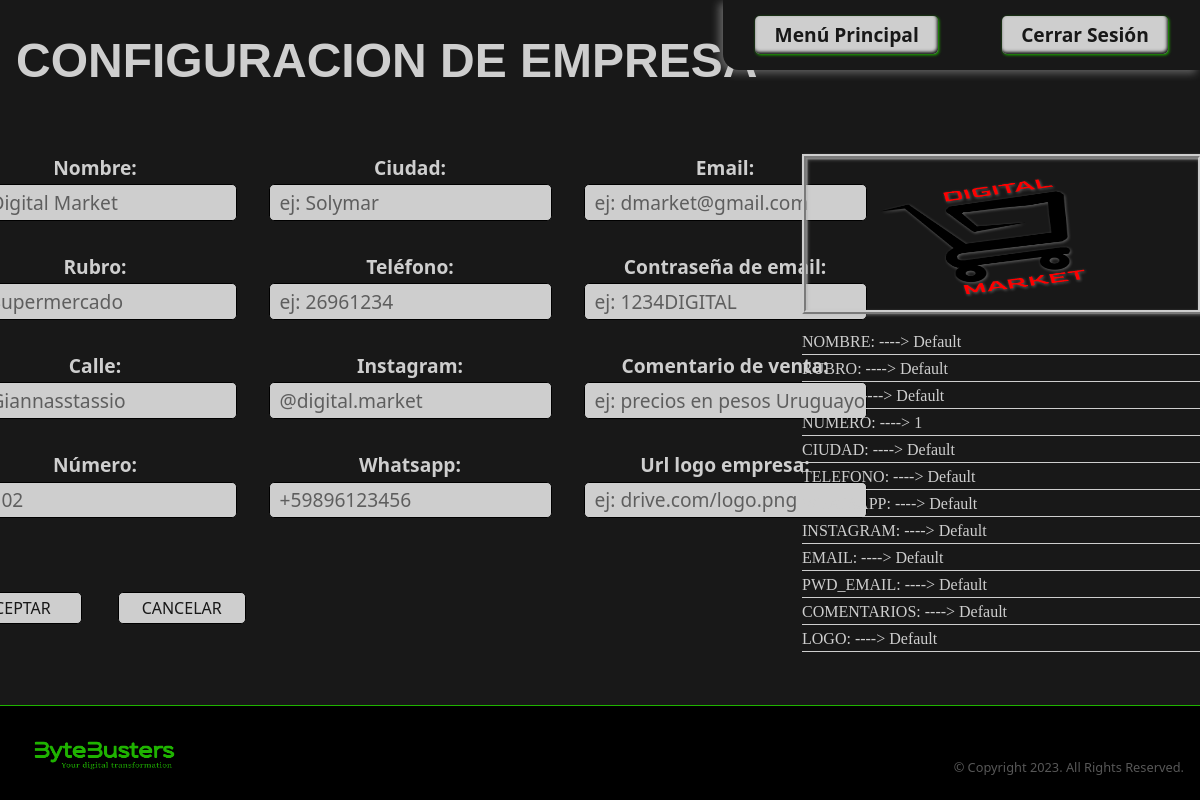
/pages/config-empresa.php, run on the app's committed database.
### tables this page shows
CREATE TABLE IF NOT EXISTS `EMPRESA`(
  `logo` varchar(255) NOT NULL,
  `rubro` varchar(45) NOT NULL,
  `nombre` varchar(45) NOT NULL,
  `calle` varchar(45) NOT NULL,
  `numero` int(11) NOT NULL,
  `ciudad` varchar(45) NOT NULL,
  `telefono` varchar(45) NOT NULL,
  `instagram` varchar(255) NOT NULL,
  `whatsapp` varchar(255) NOT NULL,
  `email` varchar(45) NOT NULL,
  `pwd_email` varchar(255) NOT NULL,
  `comentarios` varchar(255) NOT NULL,
  `usuario_ci` varchar(8) ,
  `fecha` TIMESTAMP ON UPDATE CURRENT_TIMESTAMP NOT NULL,  
  PRIMARY KEY(`nombre`),
  FOREIGN KEY(`usuario_ci`)
 REFERENCES `USUARIOS`(`ci`) 
  
);

### src/repository/config.repository.php (called while the page is built, shortened)
<?php
function findAllDataEmpresa(): array
{
    require realpath(dirname(__FILE__)) . "/../db/conexion.php";
    try {
        $statement = $con->prepare("SELECT nombre,rubro,calle,numero,ciudad,telefono,whatsapp,instagram,email,pwd_email,comentarios,logo FROM EMPRESA");
        $statement->execute();
        $reg = $statement->fetch(PDO::FETCH_ASSOC);
        return $reg ? $reg : [];
    } catch (Exception $e) {
        die("ERROR SQL in findAllDataEmpresa(): " . $e->getMessage());
    }
}

### src/modules/settings/config.php (the view, shortened to what this page needs)
<?php
require realpath(dirname(__FILE__)) . '/../../repository/config.repository.php';
function getLabelsEmpresaHTML(): string
{
    $dataEmpresa = getDataEmpresa();
    $labelsEmpresa = '';
    $processedKeys = [];
    foreach ($dataEmpresa as $key => $data) {
        $labelsEmpresa .= '<label class="data-label">' . strtoupper($key) . ': ----> ' . $data . '</label>';
    }
    return $labelsEmpresa;
}
function getDataEmpresa(): array
{
    require realpath(dirname(__FILE__)) . '/../../utils/messages/msg.php';
    $dataEmpresa = findAllDataEmpresa();
    return $dataEmpresa ? $dataEmpresa : die("Error: " . $error_messages['!data_empresa']);
}

### pages/config-empresa.php (shortened to what this page needs)
<!DOCTYPE html>
<html lang="es">
<head>
    <link rel="stylesheet" href="../styles/normalize.css">
    <link rel="stylesheet" href="https://cdnjs.cloudflare.com/ajax/libs/font-awesome/6.4.0/css/all.min.css">
    <link href="https://cdn.jsdelivr.net/npm/bootstrap@5.3.0/dist/css/bootstrap.min.css" rel="stylesheet">
    <link rel="stylesheet" href="../styles/style.css">
</head>
<body>
    <div>
        <div class="link-options-div">
            <?php
            require "./components/options.php";
            echo $options;
            ?>
        </div>
        <h1>CONFIGURACION DE EMPRESA</h1>
    </div>
    <div class="container frame">
        <div class="row">
            <div class="col-xl-8 center">
                <form class="form-emp" action="../src/modules/settings/config.php" method="post">
                    <div>
                        <label>Nombre:<input type="text" name="nombre" placeholder="ej: Digital Market" autocomplete="off"></label>
                        <label>Rubro:<input type="text" name="rubro" placeholder="ej: Supermercado" autocomplete="off"></label>
                        <label>Calle:<input type="text" name="calle" placeholder="ej: Giannasstassio" autocomplete="off"></label>
                        <label>Número:<input type="number" name="numero" placeholder="ej: 102" autocomplete="off"></label>
                    </div>
                    <div>
                        <label>Ciudad:<input type="text" name="ciudad" placeholder="ej: Solymar" autocomplete="off"></label>
                        <label>Teléfono:<input type="text" name="telefono" placeholder="ej: 26961234" autocomplete="off"></label>
                        <label>Instagram:<input type="text" name="instagram" placeholder="@digital.market" autocomplete="off"></label>
                        <label>Whatsapp:<input type="text" name="whatsapp" placeholder="+59896123456" autocomplete="off"></label>
                    </div>
                    <div>
                        <label>Email:<input type="emial" name="email" placeholder="ej: dmarket@gmail.com" autocomplete="off"></label>
                        <label>Contraseña de email:<input type="text" name="pwd_email" placeholder="ej: 1234DIGITAL" autocomplete="off"></label>
                        <label>Comentario de venta:<input type="text" name="comentario" placeholder="ej: precios en pesos Uruguayos" autocomplete="off"></label>
                        <label>Url logo empresa:<input type="text" name="logo" placeholder="ej: drive.com/logo.png" autocomplete="off"></label>
                    </div>
                    <div class="buttons absolute bottom-10">
                        <button class="btn-emp" type="submit">ACEPTAR</button>
                        <button class="btn-emp" type="reset">CANCELAR</button>
                    </div>
                </form>
            </div>
            <div class="col-xl-4">
                <div class="data-emp">
                    <img src="../assets/logo-empresa.png" alt="Logo de empresa" class="img-empresa">
                    <?php
                    require "../src/modules/settings/config.php";
                    echo getLabelsEmpresaHTML();
                    ?>
                </div>
            </div>
            <div>
                <footer>
                    <?php
                    require "./components/footer.php";
                    echo $footer;
                    ?>
                </footer>
            </div>
</body>
</html>

### pages/components/options.php
<?php
$options = "<a class='link-options' href='./menu.php'>Menú Principal</a>";
$options .= "<a class='link-options' href=./login.php> Cerrar Sesión</a>";

### pages/components/footer.php
<?php
$footer = '<img src="../assets/logo-bytebusters.png" alt="Logotipo de ByteBusters">';
$footer .= '<p class="copyright">&copy; Copyright 2023. All Rights Reserved.</p>';

### styles/style.css (style rules this page uses)
:root { --bytebusters-color: #1fb300; --color-1: #181818; --color-2: #5a5a5a3b; --color-3: #cecece; --color-4: #000000; --color-5: #b8b8b878; --error-color: #e01818; --transparent-color: #00000000; --primary-background-color: var(--color-1); --secondary-background-color: var(--color-2); --background-color-light: var(--color-3); --footer-background-color: var(--color-4); --pressed-button: var(--color-2); --primary-text-color: var(--color-1); --secondary-text-color: var(--color-5); --text-button-color: var(--color-1); --light-text-color: var(--color-3); --primary-border-color: var(--bytebusters-color); --secondary-border-color: var(--color-3); --font-family-h1: Verdana, Geneva, Tahoma, sans-serif; --primary-font-family: 'Lucida Sans', 'Lucida Sans Regular', 'Lucida Grande', 'Lucida Sans Unicode', Geneva, Verdana, sans-serif; }
h1 { display: inline-flex; color: var(--light-text-color); margin: 2rem 1rem 0 1rem; font-size: 3rem; font-family: var(--font-family-h1); font-weight: bolder; text-align: center; padding-top: 3rem; }
html { position: relative; min-height: 100vh; }
body { background: var(--primary-background-color); }
input { height: 2.3rem; outline: none; text-indent: .5rem; border-radius: .3rem; border: 1px solid var(--color-4); background-color: var(--background-color-light); }
a { text-decoration: none; }
.frame { margin: 3rem auto 2rem auto; }
.link-options { position: relative; display: inline-block; margin: 1rem 2rem; color: var(--primary-text-color); border-radius: .3rem; background-color: var(--background-color-light); box-shadow: inset -1px -2px .2rem ; filter: drop-shadow(1px 1px .1rem var(--bytebusters-color)); font-weight: 600; font-size: 1.2rem; padding: .3rem 1.2rem; }
.link-options-div { position: absolute; right: 0; height: auto; background-color: var(--color-1); border-bottom-left-radius: 1rem; filter: drop-shadow(-.2rem .2rem 4px var(--color-5)); }
.buttons button { width: 8rem; height: 2rem; text-indent: 0; cursor: pointer; text-align: center; margin: 2rem 1rem 1rem; border-radius: .3rem; border: 1px solid var(--color-4); color: var(--text-button-color); background-color: var(--background-color-light); }
.form-emp { display: inline-flex; }
.form-emp div { margin: 0 auto; }
.form-emp input { display: flex; justify-content: center; margin: auto 1rem; min-width: 15rem; margin-top: .1rem; }
.form-emp label { margin-top: 2rem; font-size: 1.2rem; font-weight: 600; text-align: center; color: var(--light-text-color); }
.btn-emp { margin: .2rem; width: 10rem; }
.data-emp { display: grid; margin: auto; margin-top: 1rem; width: 25rem; }
.data-label { display: flex; margin-bottom: 2px; border-bottom: 1px solid white; font-family: h1; color: white; }
.data-emp img { width: inherit; margin: 1rem auto; border: .3rem ridge var(--secondary-border-color); box-shadow: inset .1rem .1rem var(--color-5); filter: drop-shadow(.1rem .1rem .1rem var(--color-5)); }
.data-label { margin-bottom: 2px; color: var(--light-text-color); border-bottom: 1px solid var(--secondary-border-color); }
.img-empresa { display: flex; width: 30rem; min-width: 20rem; height: 20rem; margin: auto; margin-top: 5rem; }
.center { display: flex; justify-content: center; }
.absolute { position: absolute; }
.bottom-10 { bottom: 10rem; }
footer { position: absolute; left: 0; bottom: -1px; width: 100vw; height: 12vh; border-top: 1.2px solid var(--primary-border-color); background-color: var(--footer-background-color); }
footer .copyright { position: absolute; right: 0; bottom: .5rem; font-size: .5rem; padding-right: 1rem; color: var(--secondary-text-color); }
footer img { display: flex; position: relative; height: 80%; margin: .5rem -1rem; }
.container { max-width: 95vw; }
.row { min-height: 60vh }
@media only screen and (min-width: 992px) { html { min-height: 100vh; } }
@media only screen and (min-width: 992px) { body { min-height: 80vh; } }
@media only screen and (min-width: 992px) { h1 { text-align: start; padding: 0; } }
@media only screen and (min-width: 992px) { .frame { min-width: 95vw; min-height: 60vh; margin: 2rem auto 8rem auto; border: 0 solid var(--color-5); } }
@media only screen and (min-width: 992px) { footer img { margin: .5rem; scale: 120%; } }
@media only screen and (min-width: 992px) { footer .copyright { font-size: .8rem; } }
@media only screen and (min-width: 992px) { .img-empresa { margin-top: 0; width: 12rem; height: 10rem; } }

### data on the page
empresa: nombre "Default", rubro "Default", calle "Default", numero "1", ciudad "Default", telefono "Default", whatsapp "Default", instagram "Default", email "Default", pwd_email "Default", comentarios "Default", logo "Default"

### other printed values
$key "NOMBRE"
$key "RUBRO"
$key "CALLE"
$key "NUMERO"
$key "CIUDAD"
$key "TELEFONO"
$key "WHATSAPP"
$key "INSTAGRAM"
$key "EMAIL"
$key "PWD_EMAIL"
$key "COMENTARIOS"
$key "LOGO"
